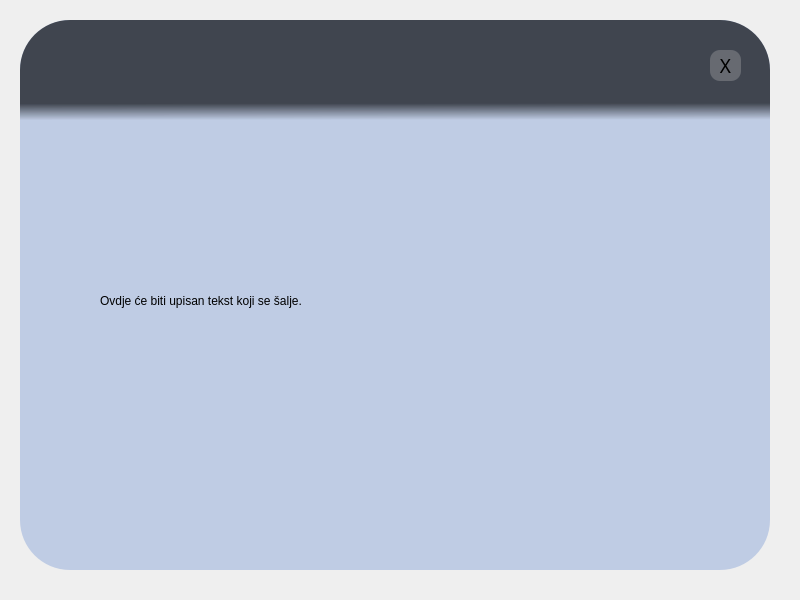
<?xml version="1.0" encoding="UTF-8"?>
<ui version="4.0">
 <class>Form</class>
 <widget class="QWidget" name="Form">
  <property name="geometry">
   <rect>
    <x>0</x>
    <y>0</y>
    <width>800</width>
    <height>600</height>
   </rect>
  </property>
  <property name="windowTitle">
   <string>Form</string>
  </property>
  <widget class="QWidget" name="widget" native="true">
   <property name="geometry">
    <rect>
     <x>20</x>
     <y>20</y>
     <width>750</width>
     <height>550</height>
    </rect>
   </property>
   <property name="styleSheet">
    <string notr="true">QPushButton {
	font: 14pt &quot;Arial Rounded MT Bold&quot;;
border-radius: 20px;
}

QPushButton#recordBtn {
background-color: qlineargradient(spread:reflect, x1:0, y1:0, x2:0.553, y2:0.533409, stop:0.00497512 rgba(78, 75, 108, 255), stop:0.935323 rgba(151, 180, 209, 255))
}

QPushButton#editBtn {
color: white;
background-color:qlineargradient(spread:reflect, x1:0, y1:0, x2:0.513, y2:0.499318, stop:0 rgba(160, 193, 221, 255), stop:0.955224 rgba(74, 99, 119, 255))
}

QPushButton#editBtn:hover, #recordBtn:hover, #exitBtn:hover {
background-color: qlineargradient(spread:pad, x1:0, y1:0, x2:0.731905, y2:0.755, stop:0 rgba(255, 221, 221, 255), stop:0.955224 rgba(238, 103, 100, 255))
}

QPushButton#exitBtn {
background-color: rgba(195, 195, 195, 0.3);
border-radius: 10px; 
}</string>
   </property>
   <widget class="QLabel" name="mainLabel">
    <property name="geometry">
     <rect>
      <x>0</x>
      <y>0</y>
      <width>750</width>
      <height>550</height>
     </rect>
    </property>
    <property name="styleSheet">
     <string notr="true">border-radius: 50px;
background-color: rgb(191, 204, 228);</string>
    </property>
    <property name="text">
     <string/>
    </property>
   </widget>
   <widget class="QLabel" name="micLabel">
    <property name="geometry">
     <rect>
      <x>30</x>
      <y>130</y>
      <width>80</width>
      <height>80</height>
     </rect>
    </property>
    <property name="text">
     <string/>
    </property>
    <property name="pixmap">
     <pixmap resource="imgs/res.qrc">:/res/header.png</pixmap>
    </property>
    <property name="scaledContents">
     <bool>true</bool>
    </property>
    <property name="alignment">
     <set>Qt::AlignCenter</set>
    </property>
   </widget>
   <widget class="QLabel" name="header">
    <property name="geometry">
     <rect>
      <x>0</x>
      <y>0</y>
      <width>750</width>
      <height>70</height>
     </rect>
    </property>
    <property name="font">
     <font>
      <family>Arial Rounded MT Bold</family>
      <pointsize>28</pointsize>
     </font>
    </property>
    <property name="styleSheet">
     <string notr="true">border-top-left-radius: 50px;
border-top-right-radius: 50px;
background-color: rgb(64, 69, 79);
</string>
    </property>
    <property name="text">
     <string/>
    </property>
    <property name="alignment">
     <set>Qt::AlignCenter</set>
    </property>
    <property name="margin">
     <number>10</number>
    </property>
   </widget>
   <widget class="QLabel" name="headerLabel">
    <property name="geometry">
     <rect>
      <x>200</x>
      <y>10</y>
      <width>352</width>
      <height>71</height>
     </rect>
    </property>
    <property name="text">
     <string/>
    </property>
    <property name="pixmap">
     <pixmap>imgs/Webp.net-resizeimage.png</pixmap>
    </property>
    <property name="scaledContents">
     <bool>true</bool>
    </property>
   </widget>
   <widget class="QLabel" name="headerFade">
    <property name="geometry">
     <rect>
      <x>0</x>
      <y>70</y>
      <width>750</width>
      <height>30</height>
     </rect>
    </property>
    <property name="font">
     <font>
      <family>Arial Rounded MT Bold</family>
      <pointsize>28</pointsize>
     </font>
    </property>
    <property name="styleSheet">
     <string notr="true">background-color: qlineargradient(spread:pad, x1:0.511975, y1:0.443, x2:0.522, y2:1, stop:0 rgba(64, 69, 79, 255), stop:1 rgba(64, 69, 79, 0))</string>
    </property>
    <property name="text">
     <string/>
    </property>
    <property name="alignment">
     <set>Qt::AlignCenter</set>
    </property>
    <property name="margin">
     <number>10</number>
    </property>
   </widget>
   <widget class="QPushButton" name="exitBtn">
    <property name="geometry">
     <rect>
      <x>690</x>
      <y>30</y>
      <width>31</width>
      <height>31</height>
     </rect>
    </property>
    <property name="font">
     <font>
      <family>Arial Rounded MT Bold</family>
      <pointsize>14</pointsize>
      <weight>50</weight>
      <italic>false</italic>
      <bold>false</bold>
     </font>
    </property>
    <property name="text">
     <string>X</string>
    </property>
   </widget>
   <widget class="QLabel" name="label">
    <property name="geometry">
     <rect>
      <x>80</x>
      <y>250</y>
      <width>331</width>
      <height>61</height>
     </rect>
    </property>
    <property name="text">
     <string>Ovdje će biti upisan tekst koji se šalje. </string>
    </property>
   </widget>
   <zorder>mainLabel</zorder>
   <zorder>micLabel</zorder>
   <zorder>header</zorder>
   <zorder>headerFade</zorder>
   <zorder>headerLabel</zorder>
   <zorder>exitBtn</zorder>
   <zorder>label</zorder>
  </widget>
 </widget>
 <resources>
  <include location="imgs/res.qrc"/>
 </resources>
 <connections/>
</ui>
